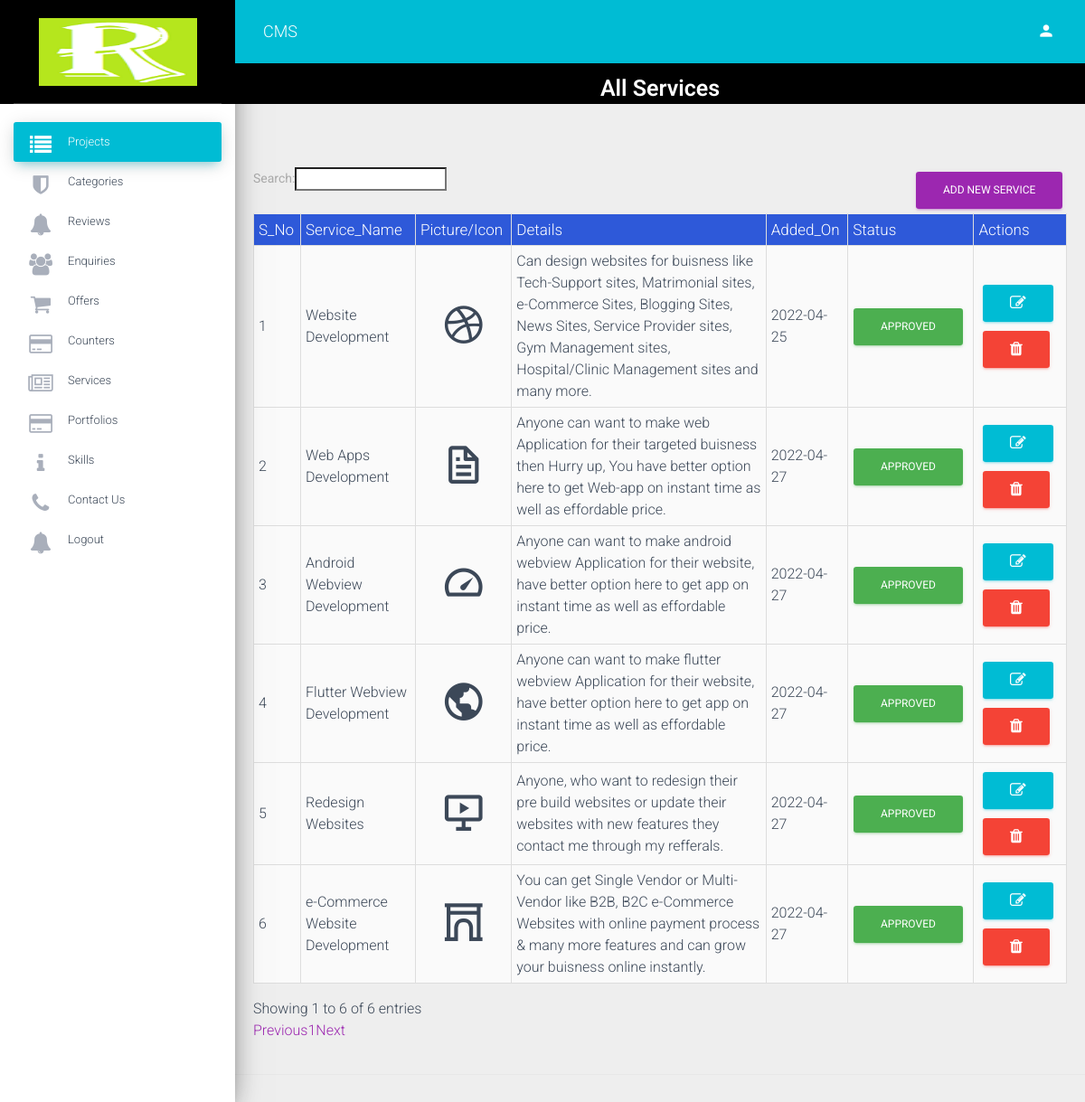
Page /admin/services.php (signed in) on the committed database.
### tables this page shows
CREATE TABLE `services` (
  `id` int(11) NOT NULL,
  `service_name` varchar(100) NOT NULL,
  `icon` varchar(100) NOT NULL,
  `service_dtl` text NOT NULL,
  `status` tinyint(4) NOT NULL,
  `added_on` date NOT NULL
);

### admin/services.php (the view, shortened to what this page needs)
<?php include 'sidebar.php'; ?>
<div>
    <h3 class="text-center" style="padding-top:60px;background: black;color: #fff;font-weight: 600;">All Services</h3>
</div>
<div class="container" style="padding:20px;">
</div>
<div class="card-body">
    <div class="table table-responsive">
        <a href="add_service.php" style="float:right;margin:5px;" class="btn btn-primary">Add New Service</a>
        <?php
        $sql = "SELECT * FROM `services` ";
        $result = mysqli_query($connect, $sql);
        $count = 1;
        ?>
        <table class="table table-bordered" id="example" width="100%" cellspacing="0">
            <thead style="background: #2E59D9;color: white;">
                <tr>
                    <th>S_No</th>
                    <th>Service_Name</th>
                    <th>Picture/Icon</th>
                    <th>Details</th>
                    <th>Added_On</th>
                    <th>Status</th>
                    <th>Actions</th>
                </tr>
            </thead>
            <tbody>
                <?php
                if (mysqli_num_rows($result) > 0) {
                    while ($row = mysqli_fetch_array($result)) {
                ?>
                        <tr>
                            <td><?php echo $count++; ?></td>
                            <td><?php echo $row['service_name']; ?></td>
                            <td>
                                <div class="icon text-center"><?php echo $row['icon']; ?></div>
                            </td>
                            <td><?php echo $row['service_dtl']; ?></td>
                            <td><?php echo $row['added_on']; ?></td>
                            <td>
                                <?php
                                if ($row['status'] == 1) {
                                    echo "<a class='btn btn-success' href='?type=status&operation=deactive&id=" . $row['id'] . "'>Approved</a>&nbsp;";
                                } else {
                                    echo "<a class='btn btn-primary' href='?type=status&operation=active&id=" . $row['id'] . "'>Pending</a>&nbsp;";
                                }
                                ?>
                            </td>
                            <td>
                                <a href="update_service.php?id=<?php echo $row['id']; ?>" class="btn btn-info" style="margin:5px;float:left;"><i class="fa fa-edit"></i></a>
                                <a href="?type=delete&id=<?php echo $row['id']; ?>" class="btn btn-danger" style="margin:5px;float:left;"><i class="fa fa-trash" aria-hidden="true"></i></a>
                            </td>
                        </tr>
                <?php
                    }
                } else {
                    echo "No Record Found";
                }
                ?>
            </tbody>
        </table>
    </div>
</div>
<?php include 'footer.php'; ?>

### admin/services.php (style rules this page uses)
.bx { font-size: 50px !important; }

### rows in the picture
services: service_name "Website Development", service_dtl "Can design websites for buisness like Tech-Support sites, Matrimonial sites, e-Commerce Sites, Blogging Sites, News Sites, Service Provider sites, Gym Management sites, Hospital/Clinic Management sites and many more.", added_on "2022-04-25"
services: service_name "Web Apps Development", service_dtl "Anyone can want to make web Application for their targeted buisness then Hurry up, You have better option here to get Web-app on instant time as well as effordable price.", added_on "2022-04-27"
services: service_name "Android Webview Development", service_dtl "Anyone can want to make android webview Application for their website, have better option here to get app on instant time as well as effordable price.", added_on "2022-04-27"
services: service_name "Flutter Webview Development", service_dtl "Anyone can want to make flutter webview Application for their website, have better option here to get app on instant time as well as effordable price.", added_on "2022-04-27"
services: service_name "Redesign Websites", service_dtl "Anyone, who want to redesign their pre build websites or update their websites with new features they contact me through my refferals.", added_on "2022-04-27"
services: service_name "e-Commerce Website Development", service_dtl "You can get Single Vendor or Multi-Vendor like B2B, B2C e-Commerce Websites with online payment process & many more features and can grow your buisness online instantly.", added_on "2022-04-27"
